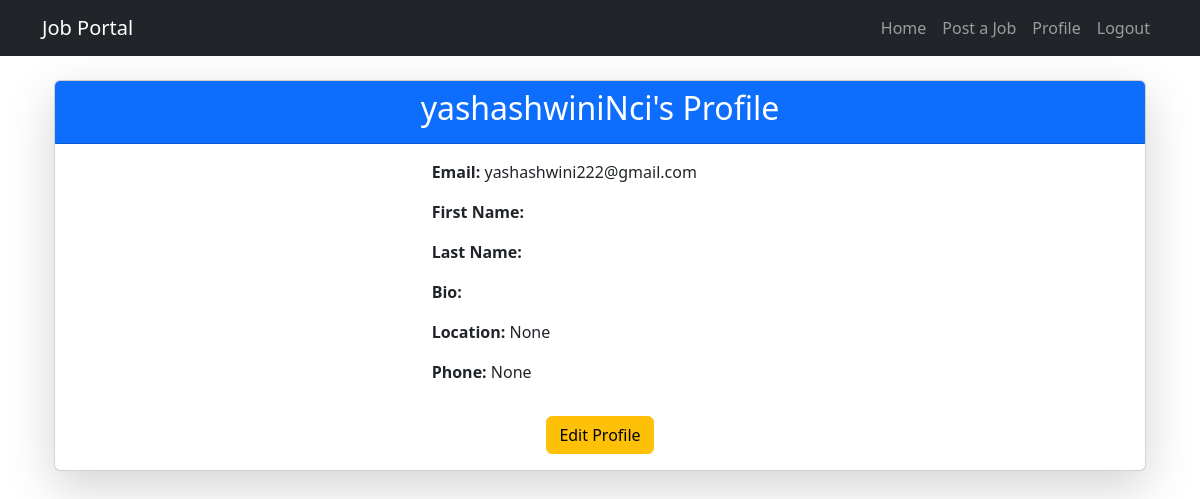
Page /users/profile/ (signed in) on the committed database.
### users/models.py (models this page shows, shortened)
class CustomUser(AbstractUser):
    is_employer = models.BooleanField(default=False)  # Distinguish employer & job seeker
    bio = models.TextField(blank=True, null=True)  # New field
    location = models.CharField(max_length=100, blank=True, null=True)  # New field
    phone = models.CharField(max_length=15, blank=True, null=True)  # New field

### users/views.py (the view)
# urls.py: path('profile/', profile, name='profile'),
@login_required
def profile(request):
    return render(request, 'users/profile.html', {'user': request.user})

### users/templates/users/profile.html (shortened to what this page needs)
{% extends 'base.html' %}
{% block content %}
<div class="container mt-4">
    <div class="card shadow-lg">
        <div class="card-header bg-primary text-white text-center">
            <h2>{{ user.username }}'s Profile</h2>
        </div>
        <div class="card-body">
            <div class="row">
                <div class="col-md-4 text-center">
                </div>
                <div class="col-md-8">
                    <p><strong>Email:</strong> {{ user.email }}</p>
                    <p><strong>First Name:</strong> {{ user.first_name }}</p>
                    <p><strong>Last Name:</strong> {{ user.last_name }}</p>
                    <p><strong>Bio:</strong> {{ user.bio }}</p>
                    <p><strong>Location:</strong> {{ user.location }}</p>
                    <p><strong>Phone:</strong> {{ user.phone }}</p>
                </div>
            </div>
            <div class="text-center mt-3">
                <a href="{% url 'users:edit_profile' %}" class="btn btn-warning">Edit Profile</a>
            </div>
        </div>
    </div>
</div>
{% endblock %}

### rows in the picture
CustomUser: username "yashashwiniNci", email "yashashwini222@gmail.com", location "None", phone "None"
